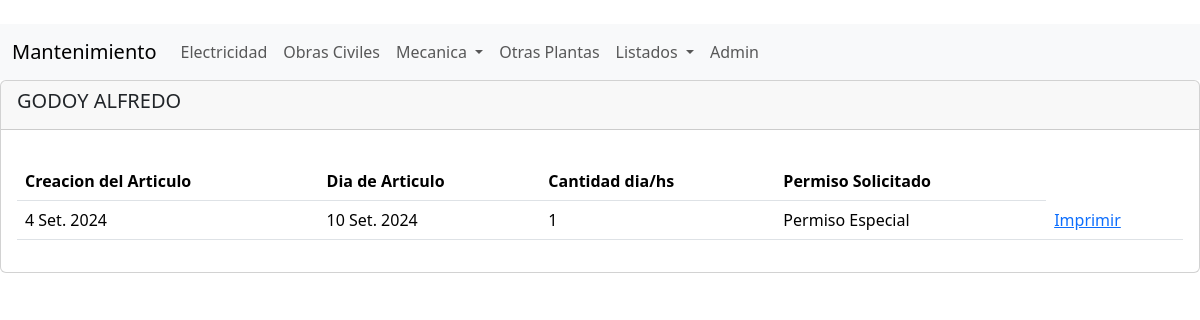
Page /articulos/2056 on the committed database.
### Agentes/models.py (models this page shows, shortened)
class Agente(models.Model):
    legajo = models.CharField(primary_key=True, max_length=4)
    nombre = models.CharField(max_length=50)
    area = models.ForeignKey(Area,null=True,blank=True,on_delete=models.CASCADE)
    def __str__ (self):
        textoagente = "{0}"
        return textoagente.format(self.nombre)

class Articulo(models.Model):
    legajo= models.ForeignKey(Agente,null=True,blank=False,on_delete=models.CASCADE)
    diaCreacion=models.DateField()
    diaArticulo=models.DateField()
    permiso=models.IntegerField(null=False,blank=False,choices=permisos)
    cantidadDias=models.IntegerField(null=True,blank=True)
    cantidadHoras=models.TimeField(null=True,blank=True)
    parentesco=models.CharField(max_length=50,null=True,blank=True)
    com=models.CharField(max_length=100,null=True,blank=True)
    nitro=models.IntegerField(null=True,blank=True, choices=mes)
    art155=models.CharField(max_length=100,null=True,blank=True)

### Agentes/views.py (the view)
# urls.py: path('articulos/<legajo>', views.articulos),
def articulos(request, legajo):
    listado = Articulo.objects.filter(legajo=legajo)
    datosagente = Agente.objects.get(legajo=legajo)
    suma = 0
    resta = 0
    total = 0
    for c in listado:
        print(c.cantidadDias, c.cantidadHoras, c.id, c.legajo, datosagente.legajo, legajo)
    return render(request, "articulos.html", {"listado":listado, "total":total, "datosagente":datosagente})

### Agentes/Templates/articulos.html
﻿{% extends "./base.html" %}
{% block content %}
        <h5>{{datosagente}}</h5>
{% endblock %}
{% block body %}
    <table class="table">
                    <tr>
                         <th>Creacion del Articulo</th>
                         <th>Dia de Articulo</th>
                         <th>Cantidad dia/hs</th>
                         <th>Permiso Solicitado</th>
                    </tr>
            {% for c in listado %}
                    <tr>
                        <td>{{c.diaCreacion}}</td>
                        <td>{{c.diaArticulo}}</td>
                        {% if c.cantidadDias > 0 %}
                            <td>{{c.cantidadDias}}</td>
                        {% else %}
                            <td>{{c.cantidadHoras}}</td>
                        {% endif %}
                        {% if c.permiso == 0 %}
                            <td>Compensatorio</td>
                        {% elif c.permiso == 1 %}
                            <td>Comision</td>
                        {% elif c.permiso == 2 %}
                            <td>Art155 Tramite</td>
                        {% elif c.permiso == 3 %}
                            <td>Permiso Especial</td>
                        {% elif c.permiso == 4 %}
                            <td>Citacion Judicial</td>
                        {% elif c.permiso == 5 %}
                            <td>Donacion de Sangre</td>
                        {% elif c.permiso == 6 %}
                            <td>Licencia Ordinaria Anual</td>
                        {% elif c.permiso == 7 %}
                            <td>Licencia por Matrimonio</td>
                        {% elif c.permiso == 8 %}
                            <td>Licencia Matrimonio Hijos</td>
                        {% elif c.permiso == 9 %}
                            <td>Licencia Nacimiento Hijos</td>
                        {% elif c.permiso == 10 %}
                            <td>Licencia Examen</td>
                        {% else %}
                            <td>Licencia Fallecimiento de Pariente</td>
                        {% endif %}
                        <td><a href="../articulosPantalla/{{c.id}}">Imprimir</a></td>
                    </tr>
            {% endfor %}
    </table>
{% endblock %}

### rows in the picture
Agente: nombre "GODOY ALFREDO"
Articulo: diaCreacion "4 Set. 2024", diaArticulo "10 Set. 2024", cantidadDias "1", permiso "Permiso Especial"
